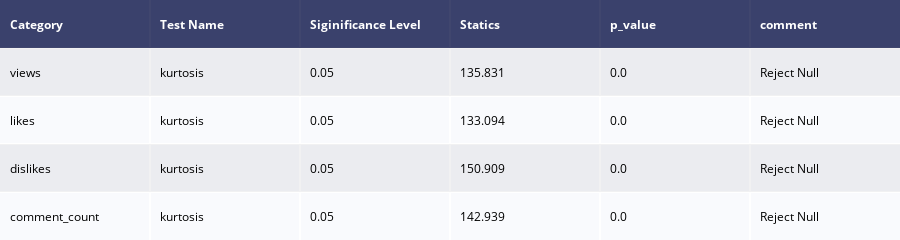

Source (notebook cell):
### Code cell
table_kurtosis=ff.create_table(table_kurtosis)
table_kurtosis.show()

### Figure 1 — Plotly figure (JSON) as saved in the notebook; plotly's stock layout.template omitted (floating-point values rounded to 4 significant figures)
{"data": [{"colorscale": [[0, "#00083e"], [0.5, "#ededee"], [1, "#ffffff"]], "hoverinfo": "none", "opacity": 0.75, "showscale": false, "type": "heatmap", "z": [[0, 0, 0, 0, 0, 0], [0.5, 0.5, 0.5, 0.5, 0.5, 0.5], [1, 1, 1, 1, 1, 1], [0.5, 0.5, 0.5, 0.5, 0.5, 0.5], [1, 1, 1, 1, 1, 1]]}], "layout": {"annotations": [{"align": "left", "font": {"color": "#ffffff"}, "showarrow": false, "text": "<b>Category</b>", "x": -0.45, "xanchor": "left", "xref": "x", "y": 0, "yref": "y"}, {"align": "left", "font": {"color": "#ffffff"}, "showarrow": false, "text": "<b>Test Name</b>", "x": 0.55, "xanchor": "left", "xref": "x", "y": 0, "yref": "y"}, {"align": "left", "font": {"color": "#ffffff"}, "showarrow": false, "text": "<b>Siginificance Level</b>", "x": 1.55, "xanchor": "left", "xref": "x", "y": 0, "yref": "y"}, {"align": "left", "font": {"color": "#ffffff"}, "showarrow": false, "text": "<b>Statics</b>", "x": 2.55, "xanchor": "left", "xref": "x", "y": 0, "yref": "y"}, {"align": "left", "font": {"color": "#ffffff"}, "showarrow": false, "text": "<b>p_value</b>", "x": 3.55, "xanchor": "left", "xref": "x", "y": 0, "yref": "y"}, {"align": "left", "font": {"color": "#ffffff"}, "showarrow": false, "text": "<b>comment</b>", "x": 4.55, "xanchor": "left", "xref": "x", "y": 0, "yref": "y"}, {"align": "left", "font": {"color": "#000000"}, "showarrow": false, "text": "views", "x": -0.45, "xanchor": "left", "xref": "x", "y": 1, "yref": "y"}, {"align": "left", "font": {"color": "#000000"}, "showarrow": false, "text": "kurtosis", "x": 0.55, "xanchor": "left", "xref": "x", "y": 1, "yref": "y"}, {"align": "left", "font": {"color": "#000000"}, "showarrow": false, "text": "0.05", "x": 1.55, "xanchor": "left", "xref": "x", "y": 1, "yref": "y"}, {"align": "left", "font": {"color": "#000000"}, "showarrow": false, "text": "135.831", "x": 2.55, "xanchor": "left", "xref": "x", "y": 1, "yref": "y"}, {"align": "left", "font": {"color": "#000000"}, "showarrow": false, "text": "0.0", "x": 3.55, "xanchor": "left", "xref": "x", "y": 1, "yref": "y"}, {"align": "left", "font": {"color": "#000000"}, "showarrow": false, "text": "Reject Null", "x": 4.55, "xanchor": "left", "xref": "x", "y": 1, "yref": "y"}, {"align": "left", "font": {"color": "#000000"}, "showarrow": false, "text": "likes", "x": -0.45, "xanchor": "left", "xref": "x", "y": 2, "yref": "y"}, {"align": "left", "font": {"color": "#000000"}, "showarrow": false, "text": "kurtosis", "x": 0.55, "xanchor": "left", "xref": "x", "y": 2, "yref": "y"}, {"align": "left", "font": {"color": "#000000"}, "showarrow": false, "text": "0.05", "x": 1.55, "xanchor": "left", "xref": "x", "y": 2, "yref": "y"}, {"align": "left", "font": {"color": "#000000"}, "showarrow": false, "text": "133.094", "x": 2.55, "xanchor": "left", "xref": "x", "y": 2, "yref": "y"}, {"align": "left", "font": {"color": "#000000"}, "showarrow": false, "text": "0.0", "x": 3.55, "xanchor": "left", "xref": "x", "y": 2, "yref": "y"}, {"align": "left", "font": {"color": "#000000"}, "showarrow": false, "text": "Reject Null", "x": 4.55, "xanchor": "left", "xref": "x", "y": 2, "yref": "y"}, {"align": "left", "font": {"color": "#000000"}, "showarrow": false, "text": "dislikes", "x": -0.45, "xanchor": "left", "xref": "x", "y": 3, "yref": "y"}, {"align": "left", "font": {"color": "#000000"}, "showarrow": false, "text": "kurtosis", "x": 0.55, "xanchor": "left", "xref": "x", "y": 3, "yref": "y"}, {"align": "left", "font": {"color": "#000000"}, "showarrow": false, "text": "0.05", "x": 1.55, "xanchor": "left", "xref": "x", "y": 3, "yref": "y"}, {"align": "left", "font": {"color": "#000000"}, "showarrow": false, "text": "150.909", "x": 2.55, "xanchor": "left", "xref": "x", "y": 3, "yref": "y"}, {"align": "left", "font": {"color": "#000000"}, "showarrow": false, "text": "0.0", "x": 3.55, "xanchor": "left", "xref": "x", "y": 3, "yref": "y"}, {"align": "left", "font": {"color": "#000000"}, "showarrow": false, "text": "Reject Null", "x": 4.55, "xanchor": "left", "xref": "x", "y": 3, "yref": "y"}, {"align": "left", "font": {"color": "#000000"}, "showarrow": false, "text": "comment_count", "x": -0.45, "xanchor": "left", "xref": "x", "y": 4, "yref": "y"}, {"align": "left", "font": {"color": "#000000"}, "showarrow": false, "text": "kurtosis", "x": 0.55, "xanchor": "left", "xref": "x", "y": 4, "yref": "y"}, {"align": "left", "font": {"color": "#000000"}, "showarrow": false, "text": "0.05", "x": 1.55, "xanchor": "left", "xref": "x", "y": 4, "yref": "y"}, {"align": "left", "font": {"color": "#000000"}, "showarrow": false, "text": "142.939", "x": 2.55, "xanchor": "left", "xref": "x", "y": 4, "yref": "y"}, {"align": "left", "font": {"color": "#000000"}, "showarrow": false, "text": "0.0", "x": 3.55, "xanchor": "left", "xref": "x", "y": 4, "yref": "y"}, {"align": "left", "font": {"color": "#000000"}, "showarrow": false, "text": "Reject Null", "x": 4.55, "xanchor": "left", "xref": "x", "y": 4, "yref": "y"}], "height": 200, "margin": {"b": 0, "l": 0, "r": 0, "t": 0}, "xaxis": {"dtick": 1, "gridwidth": 2, "showticklabels": false, "tick0": -0.5, "ticks": "", "zeroline": false}, "yaxis": {"autorange": "reversed", "dtick": 1, "gridwidth": 2, "showticklabels": false, "tick0": 0.5, "ticks": "", "zeroline": false}}}
